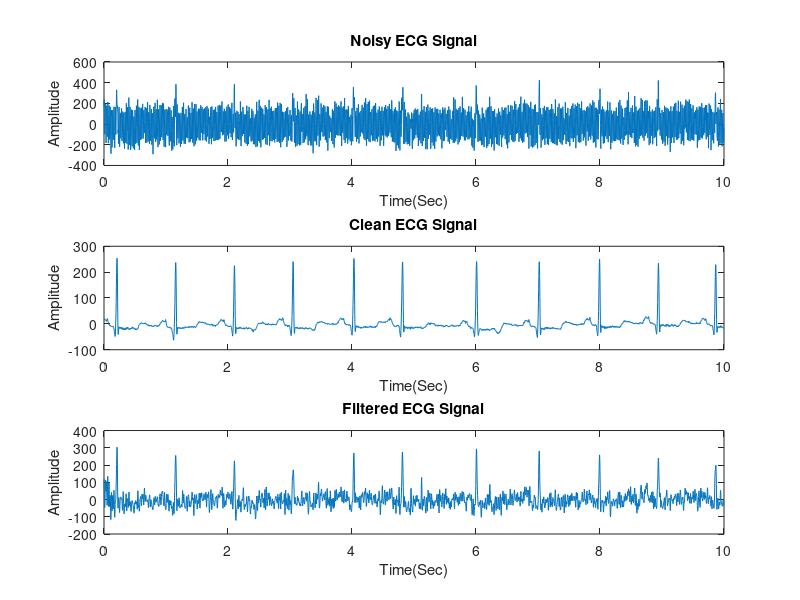
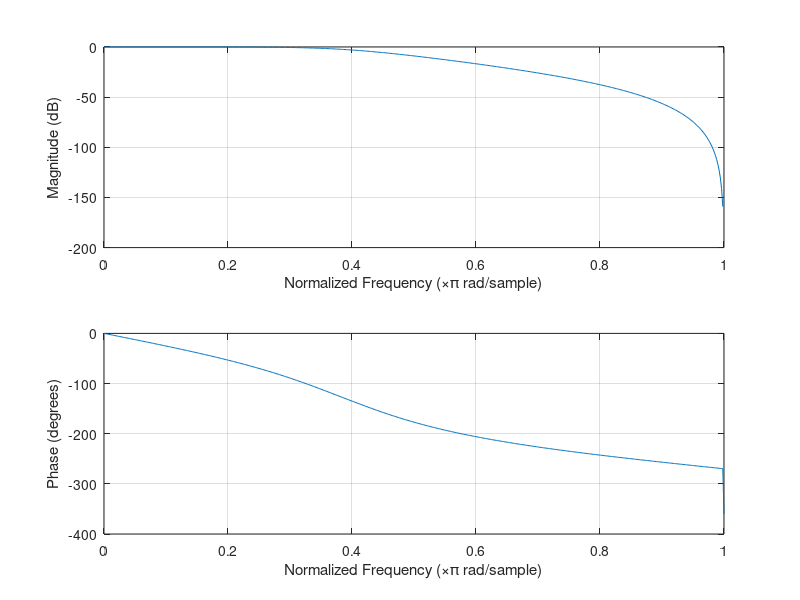
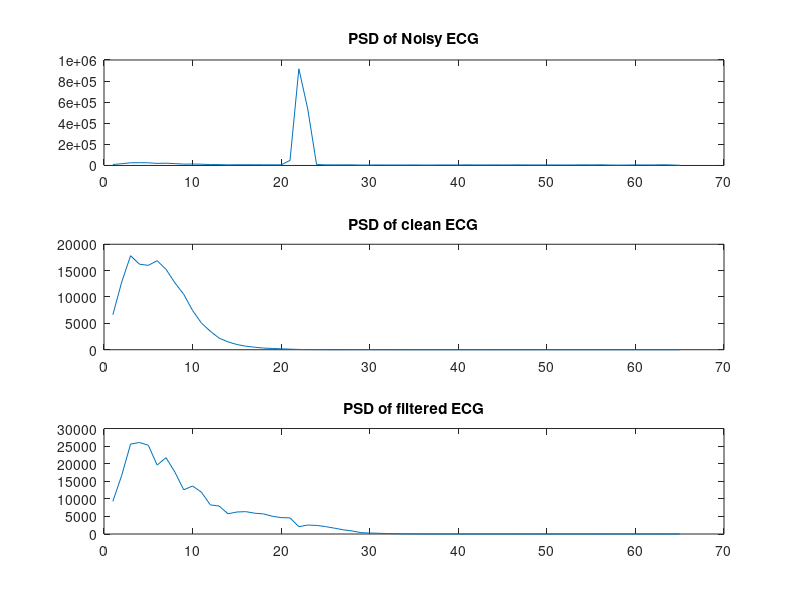

Write MATLAB code to recreate these figures, in order. (Note: this script raises an error after producing the figures.)
close all;
clear all;
%% Load ECG data
load('ECG_Clean.mat')
load('ECG_Raw.mat')
Fs = 300;
dt = 1/Fs;
t = (0:dt:(length(ECG_Raw)*dt)-dt)';

%% Filter
% Define the notch filter frequencies
fc1 = 49; % Lower notch frequency
fc2 = 51; % Upper notch frequency

% Design Butterworth notch filter
[b_notch, a_notch] = butter(3, [fc1 fc2]/(Fs/2), 'stop');

% Apply Butterworth notch filter to remove 50 Hz noise
ECG_Raw_notch_removed = filtfilt(b_notch, a_notch, ECG_Raw);

% Design Butterworth low-pass filter
fc_lp = 60; % Cutoff frequency for low-pass filter
[b_lp, a_lp] = butter(3, fc_lp/(Fs/2), 'low');

% Apply Butterworth low-pass filter
filtered = filtfilt(b_lp, a_lp, ECG_Raw_notch_removed);
%% PSD
PSD_r= pwelch(ECG_Raw);
PSD_c= pwelch(ECG_Clean);
PSD= pwelch(filtered);
%% Plots
% Time Doamin Plot
figure(1)
subplot(3,1,1)
plot(t,ECG_Raw)
xlabel('Time(Sec)');
ylabel('Amplitude');
title('Noisy ECG Signal');
subplot(3,1,2)
plot(t,ECG_Clean)
xlabel('Time(Sec)');
ylabel('Amplitude');
title('Clean ECG Signal');
subplot(3,1,3)
plot(t,filtered);
xlabel('Time(Sec)');
ylabel('Amplitude');
title('Filtered ECG Signal');
% Low pass filter response in magnitude and phase
figure(2)
freqz(b_lp,a_lp)
% plot PSD
figure (3);
subplot(3,1,1); plot(PSD_r); title('PSD of Noisy ECG');
subplot(3,1,2); plot(PSD_c); title('PSD of clean ECG');
subplot(3,1,3); plot(PSD); title('PSD of filtered ECG');
%% Perfomance calculation
% Define range of filter orders to test
order_range = 1:20; % For example, from 1 to 20

% Initialize arrays to store performance metrics
msc_values = zeros(size(order_range));
corr_values = zeros(size(order_range));
before_values = zeros(size(order_range));
after_values = zeros(size(order_range));
snr_values = zeros(size(order_range));

% Loop through each filter order
for i = 1:length(order_range)
    % Design Butterworth low-pass filter with current order
    [b_lp, a_lp] = butter(order_range(i), fc_lp/(Fs/2), 'low');

    % Apply Butterworth low-pass filter
    filtered = filtfilt(b_lp, a_lp, ECG_Raw_notch_removed);

    % Calculate performance metrics
    msc_values(i) = mean(mscohere(filtered, ECG_Clean));
    corr_coef_matrix = corrcoef(filtered, ECG_Clean);
    corr_values(i) = corr_coef_matrix(1, 2);
    before_values(i) = rmse(ECG_Clean, ECG_Raw);
    after_values(i) = rmse(ECG_Clean, filtered);
    signal_power = rms(ECG_Clean)^2;
    noise_power = rms(ECG_Raw - filtered)^2;
    snr_values(i) = 20 * log10(signal_power / noise_power);
end

% Create a table for filter performance vs. filter order
performance_vs_order_table = table(order_range', msc_values', corr_values', ...
    before_values', after_values', snr_values', ...
    'VariableNames', {'Filter_Order', 'Mean_Squared_Coherence', ...
    'Correlation_Coefficient', 'RMSE_Before_Filtering', ...
    'RMSE_After_Filtering', 'SNR_dB'});

% Display the table
disp('Filter Performance vs. Filter Order:');
disp(performance_vs_order_table);
